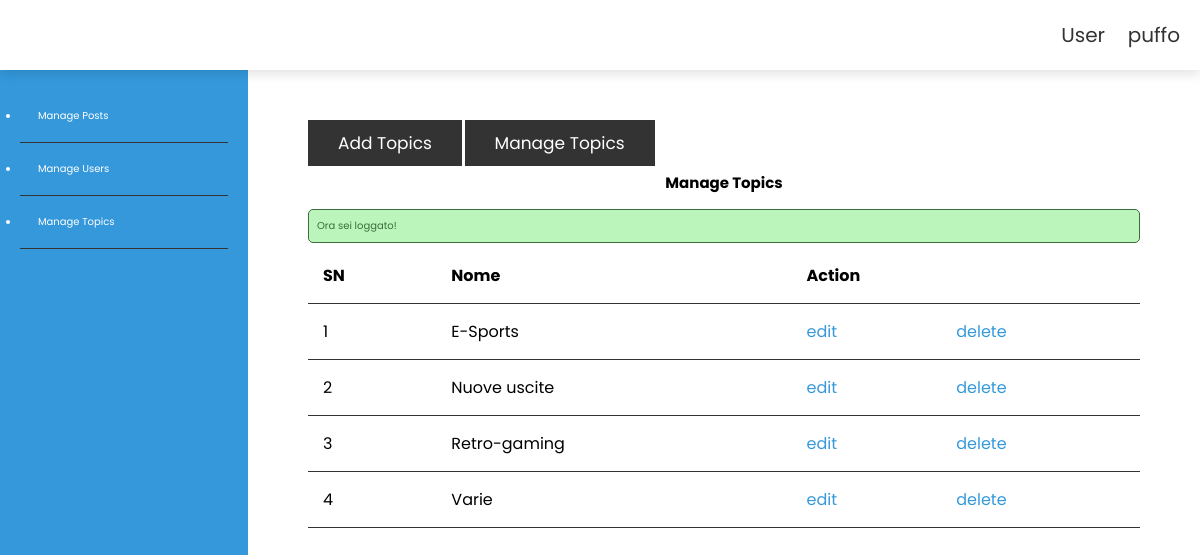
Page /php/index-topic.php (signed in) on the committed database.
### tables this page shows
CREATE TABLE `topics` (
  `id` int(11) NOT NULL,
  `name` varchar(100) NOT NULL
);

### php/topics.php (called while the page is built, shortened)
<?php include(ROOT_PATH . "/db.php"); ?>
<?php
$table = 'topics';
$topics = selectAll($table);

### php/db.php (called while the page is built, shortened)
<?php
require('config.php');
function selectAll($table, $conditions = [])
{
    global $conn;
    $sql = "SELECT * FROM $table";
    if(empty($conditions)) {
        $stmt = $conn->prepare($sql);
        $stmt->execute();
        $records = $stmt ->get_result()->fetch_all(MYSQLI_ASSOC);
        return $records;
    }
}

### php/index-topic.php (the view, shortened to what this page needs)
<?php include(ROOT_PATH . "/topics.php");
?>
<!DOCTYPE html>
<html lang="en">
<head>
    <link rel="stylesheet" href="https://cdn.jsdelivr.net/npm/swiper@9/swiper-bundle.min.css"/>
    <link rel="stylesheet" href="https://cdnjs.cloudflare.com/ajax/libs/font-awesome/6.4.0/css/all.min.css">
    <link rel="stylesheet" href="../css/style.css">
    <link rel="stylesheet" href="../css/admin.css">
</head>
<body>
<?php include(ROOT_PATH . '/header-admin.php') ?>
<div class="admin-wrapper">
    <?php include(ROOT_PATH . '/admin-slider.php') ?>
    <div class="admin-content">
        <div class="button-grup">
            <a href="create-topic.php" class="btn">Add Topics</a>
            <a href="index-topic.php" class="btn">Manage Topics</a>
        </div>
        <div class="content">
            <h2 class="page-title">Manage Topics</h2>
            <?php include(ROOT_PATH . "/../php/message.php") ?>
            <table>
                <thead>
                    <th>SN</th>
                    <th>Nome</th>
                    <th colspan="2">Action</th>
                </thead>
                <tbody>
                    <?php foreach ($topics as $key => $topic): ?>
                    <tr>
                        <td><?php echo $key + 1 ;?></td>
                        <td> <?php echo $topic['name']; ?></td>
                        <td><a href="edit-topic.php?id=<?php echo $topic['id'];?>" class="edit">edit</a></td>
                        <td><a href="index-topic.php?del_id=<?php echo $topic['id']; ?>" class="delete">delete</a></td>
                    </tr>
                    <?php endforeach; ?>
                </tbody>
            </table>
        </div>
    </div>
</div>
</body>
</html>

### css/style.css (style rules this page uses)
:root { --main-color: #2c1cba; --black: #222; --white: #fff; --light-black: #777; --light-white: #fff9; --dark-bg: rgba(0,0,0,.7); --light-bg:#eeeeee; --border: .1rem solid var(--black); --box-shadow: 0 .5rem 1rem rgba(0,0,0,.1); --text-box-shadow: 0 1.5rem 3rem rgba(0,0,0,.3); }
* { font-family: 'Poppins', sans-serif; margin: 0; padding: 0; box-sizing: border-box; outline: none; border: none; text-decoration: none; }
html { font-size: 62.5%; overflow-x: hidden; }
.btn { display: inline-block; background: var(--black); margin-top: 1rem; color: var(--white); font-size: 1.7rem; padding: 1rem 3rem; cursor: pointer; font-size: 1.20rem; }
h1, h2, h3, h4, h5, h6 { margin: 5px; }
a { color: inherit; }

### css/admin.css (style rules this page uses)
:root { --main-color: #3498db; --main-color-hover: #2980b9; --black: #333; --white: #fff; --light-black: #777; --light-white: #f9f9f9; --dark-bg: rgba(0, 0, 0, 0.7); --light-bg: #f5f5f5; --border: 1px solid var(--black); --box-shadow: 0 0.5rem 1rem rgba(0, 0, 0, 0.1); --text-box-shadow: 0 1rem 2rem rgba(0, 0, 0, 0.3); }
* { font-family: 'Poppins', sans-serif; margin: 0; padding: 0; box-sizing: border-box; outline: none; border: none; text-decoration: none; }
html { font-size: 62.5%; overflow-x: hidden; }
.btn { display: inline-block; background: var(--black); margin-top: 1rem; color: var(--white); font-size: 1.7rem; padding: 1rem 3rem; cursor: pointer; }
.admin-wrapper { display: flex; height: calc(100% - 66px); }
.admin-wrapper .admin-content { flex: 8; height: 100%; padding: 4rem 6rem; overflow-y: scroll; }
.admin-content .page-title { text-align: center; margin-bottom: 1.5rem; }
table { width: 100%; border-collapse: collapse; font-size: 1.6rem; }
th, td { padding: 1.5rem; text-align: left; border-bottom: var(--border); }
.edit, .delete, .publish { color: var(--main-color); }

### rows in the picture
topics: name "E-Sports"
topics: name "Nuove uscite"
topics: name "Retro-gaming"
topics: name "Varie"

### other values in the picture
$_SESSION['username'] "puffo"
$_SESSION['message'] "Ora sei loggato!"
